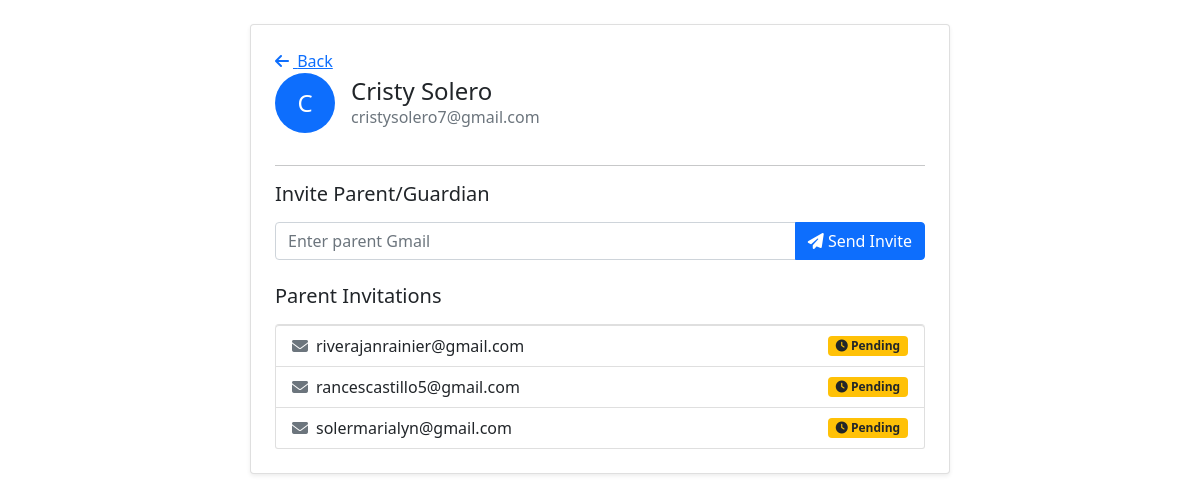
/teachers/student/6/ (signed in), run on the app's committed database.
### accounts/models.py (models this page shows, shortened)
class User(AbstractUser):
    ROLE_CHOICES = [
        ('student', 'Student'),
        ('teacher', 'Teacher'),
        ('parent', 'Parent'),
        ('admin', 'Admin'),
        ("school_admin", "School Admin"),
    ]
    role = models.CharField(
        max_length=20,
        choices=ROLE_CHOICES,
        blank=True,   # ✅ allow empty
        null=True     # ✅ allow NULL in DB
    )

### teachers/models.py (models this page shows, shortened)
class ParentInvite(models.Model):
    student = models.ForeignKey(
        settings.AUTH_USER_MODEL,
        on_delete=models.CASCADE,
        related_name="parent_invites"
    )
    parent_email = models.EmailField()
    invited_by = models.ForeignKey(
        settings.AUTH_USER_MODEL,
        on_delete=models.CASCADE,
        related_name="sent_parent_invites"
    )
    accepted = models.BooleanField(default=False)
    token = models.UUIDField(default=uuid.uuid4, editable=False, db_index=True)
    created_at = models.DateTimeField(auto_now_add=True)

### teachers/views.py (the view)
# urls.py: path("student/<int:user_id>/", views.student_detail, name="student_detail"),
@login_required
def student_detail(request, user_id):
    student = get_object_or_404(User, id=user_id)
    invites = student.parent_invites.all()
    return render(request, "teachers/student_detail.html", {
        "student": student,
        "invites": invites
    })

### teachers/templates/teachers/student_detail.html (shortened to what this page needs)
{% load static %}
<!DOCTYPE html>
<html lang="en">
<head>
    <link rel="stylesheet" href="https://cdnjs.cloudflare.com/ajax/libs/font-awesome/6.4.0/css/all.min.css">
    <link href="https://cdn.jsdelivr.net/npm/bootstrap@5.1.3/dist/css/bootstrap.min.css" rel="stylesheet">
</head>
<body>
    <div class="card shadow-sm p-4 mt-4 mx-auto" style="max-width: 700px;">
   <a href="javascript:history.back()" class="back-button">
  <i class="fas fa-arrow-left me-1"></i> Back
</a>
      <div class="d-flex align-items-center mb-3">
        <div class="me-3">
          {% if student.profile_picture %}
            <img src="{{ student.profile_picture.url }}" alt="{{ student.get_full_name }}" class="rounded-circle" width="60" height="60">
          {% else %}
            <div class="rounded-circle bg-primary text-white d-flex align-items-center justify-content-center"
                 style="width:60px; height:60px; font-size:24px;">
              {{ student.first_name|slice:":1" }}
            </div>
          {% endif %}
        </div>
        <div>
          <h4 class="mb-0">{{ student.get_full_name }}</h4>
          <p class="text-muted mb-0">{{ student.email }}</p>
        </div>
      </div>
      <hr>
      <h5 class="mb-3">Invite Parent/Guardian</h5>
      <form method="POST" action="{% url 'teachers:invite_parent' student.id %}" class="mb-4">
        <div class="input-group">
          <input type="email" name="parent_email" class="form-control" placeholder="Enter parent Gmail" required>
          <button type="submit" class="btn btn-primary">
            <i class="fas fa-paper-plane"></i> Send Invite
          </button>
        </div>
      </form>
      <h5 class="mb-3">Parent Invitations</h5>
      {% if student.parent_invites.all %}
        <ul class="list-group">
          {% for invite in student.parent_invites.all %}
            <li class="list-group-item d-flex justify-content-between align-items-center">
              <span>
                <i class="fas fa-envelope text-secondary me-2"></i>{{ invite.parent_email }}
              </span>
              {% if invite.accepted %}
                <span class="badge bg-success">
                  <i class="fas fa-check-circle"></i> Accepted
                </span>
              {% else %}
                <span class="badge bg-warning text-dark">
                  <i class="fas fa-clock"></i> Pending
                </span>
              {% endif %}
            </li>
          {% endfor %}
        </ul>
      {% else %}
        <p class="text-muted fst-italic">No parent invited yet.</p>
      {% endif %}
    </div>
</body>
</html>

### data on the page
User: first_name "C", get_full_name "Cristy Solero", email "cristysolero7@gmail.com"
ParentInvite: parent_email "riverajanrainier@gmail.com", accepted False (drawn)
ParentInvite: parent_email "rancescastillo5@gmail.com", accepted False (drawn)
ParentInvite: parent_email "solermarialyn@gmail.com", accepted False (drawn)
